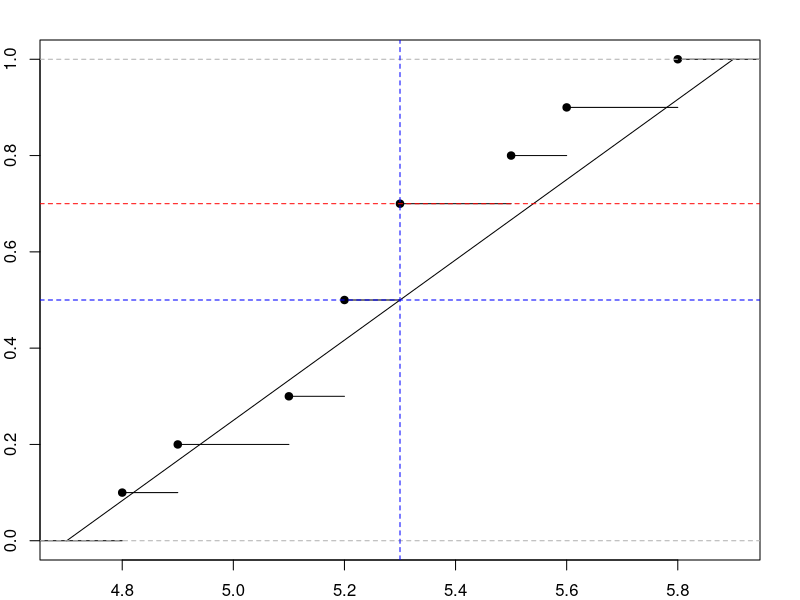

The R script that drew this image:
## ---- chunk 1
knitr::opts_chunk$set(echo = TRUE, fig.dim = c(6, 3.5), fig.align='center', message=FALSE, warning=FALSE)
library(knitr)
## ---- chunk 2
datos <- c(5.3,5.1,4.8,4.9,5.3,5.2,5.8,5.5,5.6,5.2)
x <- seq(4.7, 5.9, 0.12)
par(mar=c(2,2,2,2))
## ---- chunk 3
par(mar = c(2,2,2,2))
plot(x, punif(x, min = 4.7, max = 5.9), type = "l", ylim = c(0,1))
lines(ecdf(datos))
abline(h=c(0.5, 0.7), v=datos[5], lty=2, col=c("blue", "red", "blue"))
## ---- chunk 4
test_ks <- ks.test(datos,"punif", 4.7, 5.9)
test_ks
